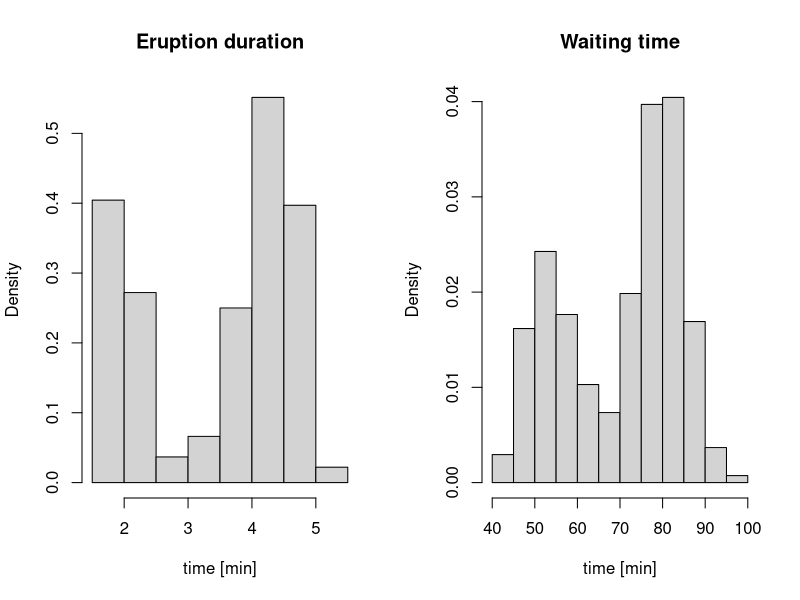
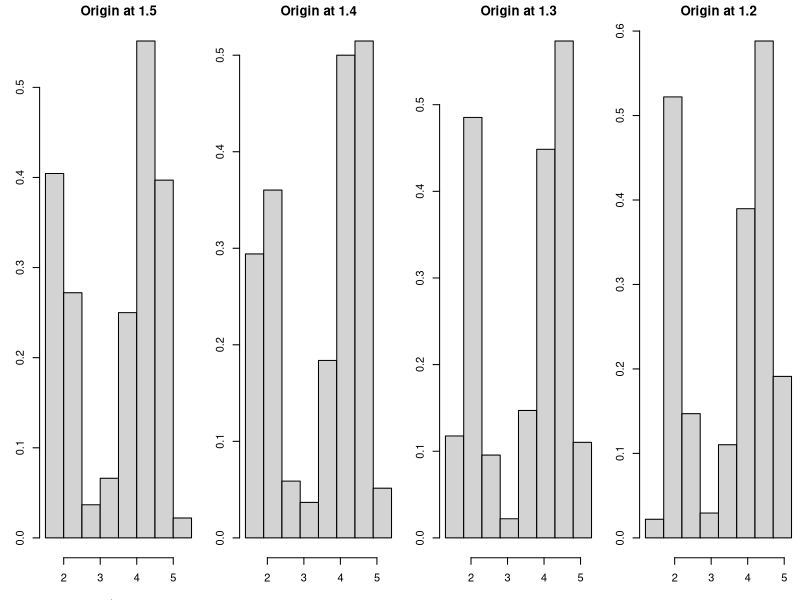
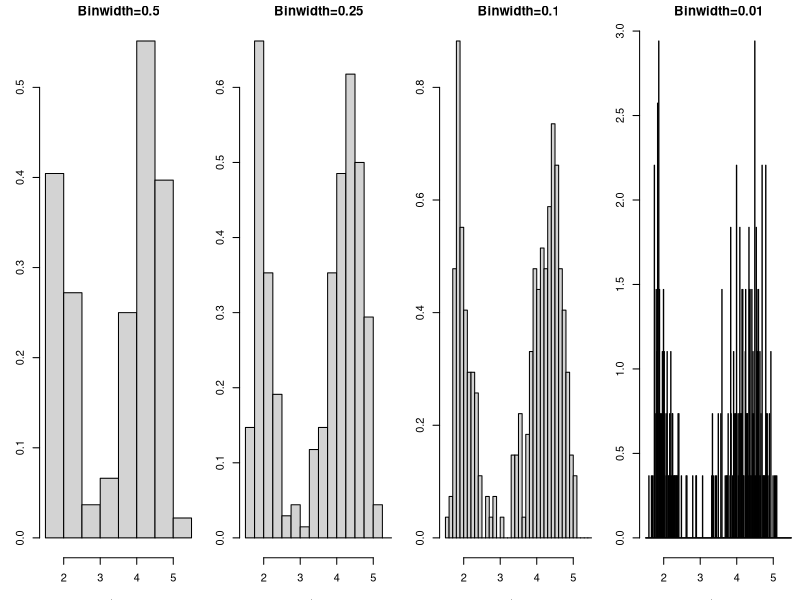
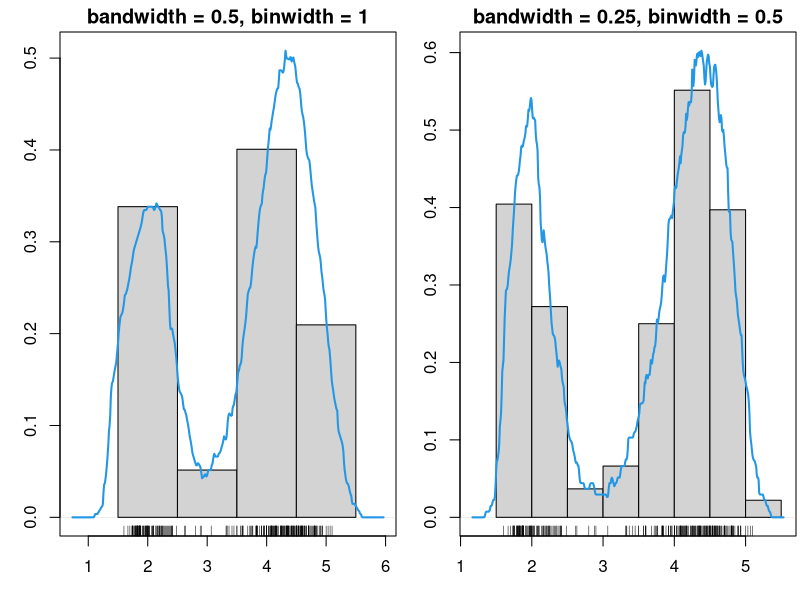
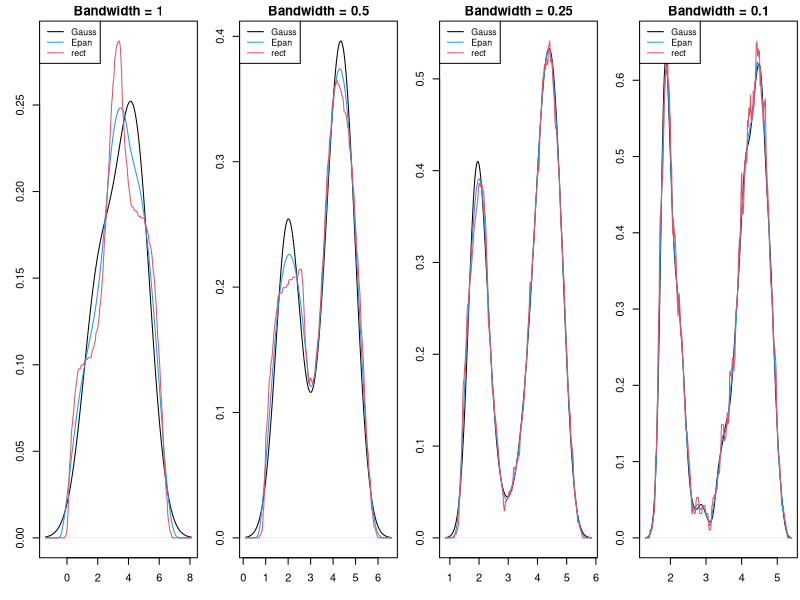
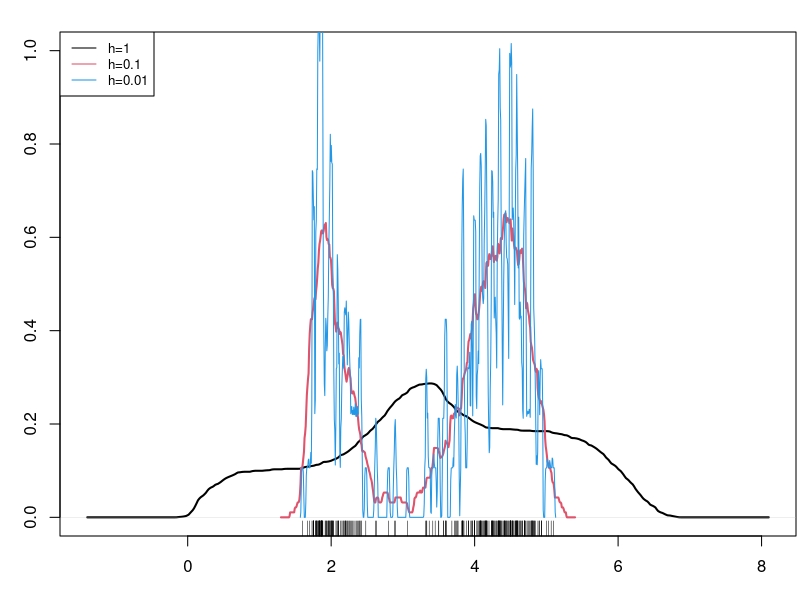
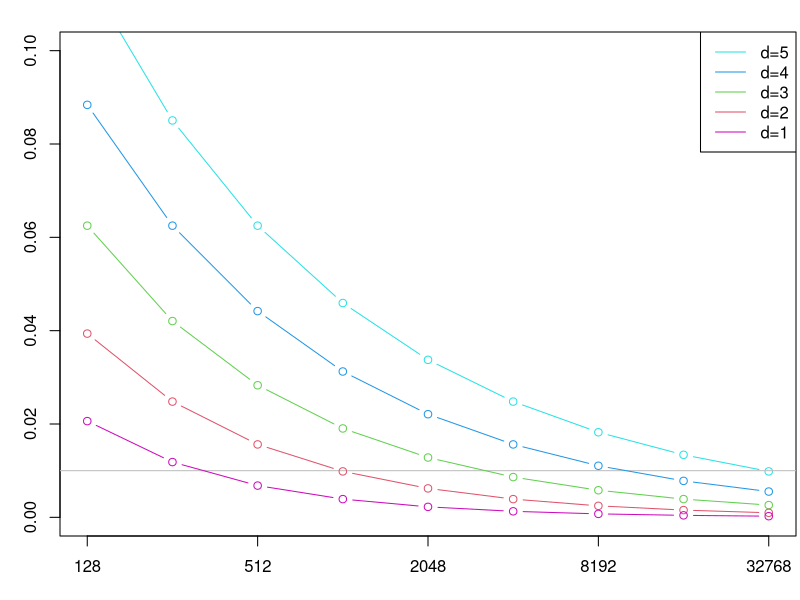
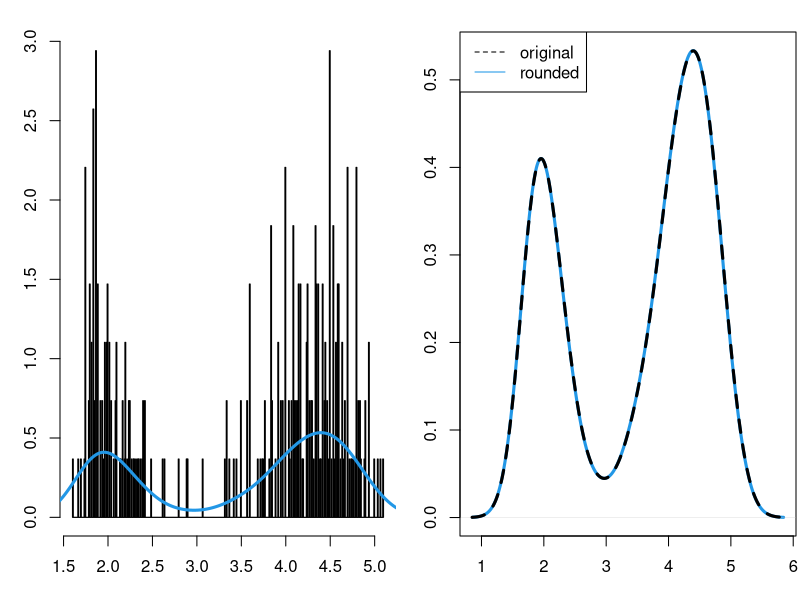

These figures' R source, in order:
## ---- chunk 1
knitr::opts_chunk$set(echo = TRUE)
## ---- chunk 2
data(faithful)
par(mfrow=c(1,2))
hist(faithful$eruptions, probability=T, main = "Eruption duration", xlab="time [min]")
hist(faithful$waiting, probability=T, main = "Waiting time", xlab="time [min]")
## ---- chunk 3
par(mfrow=c(1,4), mar = c(3.2, 3, 1.6, 0.2)) # reduce the white space around individual plots
hist(faithful$eruptions, probability=T, main="Origin at 1.5");
hist(faithful$eruptions, breaks=seq(1.4,5.4,by=0.5), probability=T, main="Origin at 1.4", xlab="time [min]")  
hist(faithful$eruptions, breaks=seq(1.3,5.3,by=0.5), probability=T, main="Origin at 1.3", xlab="time [min]") 
hist(faithful$eruptions, breaks=seq(1.2,5.2,by=0.5), probability=T, main="Origin at 1.2", xlab="time [min]")
## ---- chunk 4
par(mfrow=c(1,4), mar = c(3.2, 3, 1.6, 0.2))
hist(faithful$eruptions, probability=T, main="Binwidth=0.5")
hist(faithful$eruptions, breaks=seq(1.5,5.5,by=0.25), probability=T, main="Binwidth=0.25") 
hist(faithful$eruptions, breaks=seq(1.5,5.5,by=0.1), probability=T, main="Binwidth=0.1") 
hist(faithful$eruptions, breaks=seq(1.5,5.5,by=0.01), probability=T, main="Binwidth=0.01")
## ---- chunk 5
kde_hist <- function(bw){
# `bw` = bandwidth for KDE = 2-times binwidth for histogram = `binw`
  binw <- 2*bw
  br <- seq(1.5,5.5,by=binw)
  temp <- density(faithful$eruptions, kernel="rectangular", bw=bw/sqrt(3))
  plot(temp,lwd=2,col=4, main=paste0("bandwidth = ",bw,", binwidth = ", binw), xlab="", type="n")
  hist(faithful$eruptions, freq=FALSE, breaks=br, add=T, main="")
  lines(temp,lwd=2,col=4)
  rug(jitter(faithful$eruptions))
}
par(mfrow=c(1,2))
kde_hist(0.5)
kde_hist(0.25)
## ---- chunk 6
# again, this is only a handle, not a proper function!
plot_kdes <- function(bw){
  plot(density(faithful$eruptions, kernel="gaussian", bw=bw),
       main=paste("Bandwidth = ",bw,sep=""), xlab="time [min]", ylim=c(0,max(c(density(faithful$eruptions, kernel="gaussian", bw=bw)$y,
                                                                         density(faithful$eruptions, kernel="epanechnikov", bw=bw)$y,
                                                                         density(faithful$eruptions, kernel="rectangular", bw=bw)$y))))
  lines(density(faithful$eruptions, kernel="epanechnikov", bw=bw), col=4)
  lines(density(faithful$eruptions, kernel="rectangular", bw=bw), col=2)
  legend("topleft", col=c(1, 4, 2), lty=1, legend=c("Gauss", "Epan", "rect"), cex=0.8)
}
par(mfrow=c(1,4), mar = c(3.2, 3, 1.6, 0.2))
plot_kdes(1); plot_kdes(0.5); plot_kdes(0.25); plot_kdes(0.1)
## ---- chunk 7
par(mfrow=c(1,1), mar = c(3.2, 3, 1.6, 0.2))
plot(density(faithful$eruptions, kernel="rectangular", bw=1), main=" ", xlab="", ylim=c(0,1),lwd=2)
points(density(faithful$eruptions, kernel="rectangular", bw=0.1), col=2, xlab="", type="l",lwd=2)
points(density(faithful$eruptions, kernel="rectangular", bw=0.01), col=4, xlab="", type="l")
rug(jitter(faithful$eruptions))
legend("topleft", legend = c("h=1","h=0.1","h=0.01"),lty=1,col=c(1,2,4), cex=0.8)
## ---- chunk 8
n <- 2^{7:15}
plot(1:length(n),n^(-4/(4+5)),type="b",col=5,ylim=c(0,0.10), ylab=paste("asymptotic error rate ", expression(n^(-4/(4+d)))),xlab=expression(n), xaxt="n")
abline(h=0.01,col="gray")
axis(1,at=seq(1,9,by=2),labels=n[seq(1,9,by=2)])
points(1:length(n),n^{-4/(4+4)},type="b",col=4)
points(1:length(n),n^{-4/(4+3)},type="b",col=3)
points(1:length(n),n^{-4/(4+2)},type="b",col=2)
points(1:length(n),n^{-4/(4+1)},type="b",col=6)
legend("topright",legend=c("d=5","d=4","d=3","d=2","d=1"), lty=1,col=c(5:2,6))
## ---- chunk 9
par(mfrow=c(1,2), mar = c(3.2, 3, 1.6, 0.2))
init_hist <- hist(faithful$eruptions, breaks = 256, plot=F)
x_tilde <- rep(init_hist$mids, times=init_hist$counts) # read \tilde{X} from the initial histogram
hist(faithful$eruptions, breaks = 256, freq=F, plot=T,xlab="",main="") # plot init hist on the density scale
points(density(x_tilde,bw=0.25),col=4,type="l",lwd=3)
# compare with the default KDE
plot(density(x_tilde,bw=0.25),col=4,lwd=3,xlab="",main="")
points(density(faithful$eruptions,bw=0.25),type="l",main="KDE",lwd=3,lty=2)
legend("topleft",legend=c("original","rounded"),lty=c(2,1),col=c(1,4))
## ---- chunk 10
gkern_x <- density(0,bw=0.25)$x[seq(1,512,by=2)]
gkern_y <- density(0,bw=0.25)$y[seq(1,512,by=2)] # the Gaussian kernel for smoothing the initial histogram
hist(faithful$eruptions, breaks = 256, freq=F, plot=T,xlab="",main="")
points(gkern_x+3,gkern_y, col="2",type="l",lwd=2)
## ---- chunk 11
library(lattice)
levelplot(toeplitz(c(gkern_y[129:256],rep(0,128))),xaxt="n")
## ---- chunk 12
s_vec <- c(gkern_y[129:256],rep(0,128))
c_vec <- c(s_vec,rev(s_vec[2:256]))
levelplot(toeplitz(c_vec),xaxt="n")
## ---- chunk 13
my_bw <- 0.07977
my_df <- dnorm(0,0,1)/my_bw
plot(density(faithful$eruptions,bw=my_bw),main=paste("bw =",my_bw," & ","df =",round(my_df,5)),xlab="")
